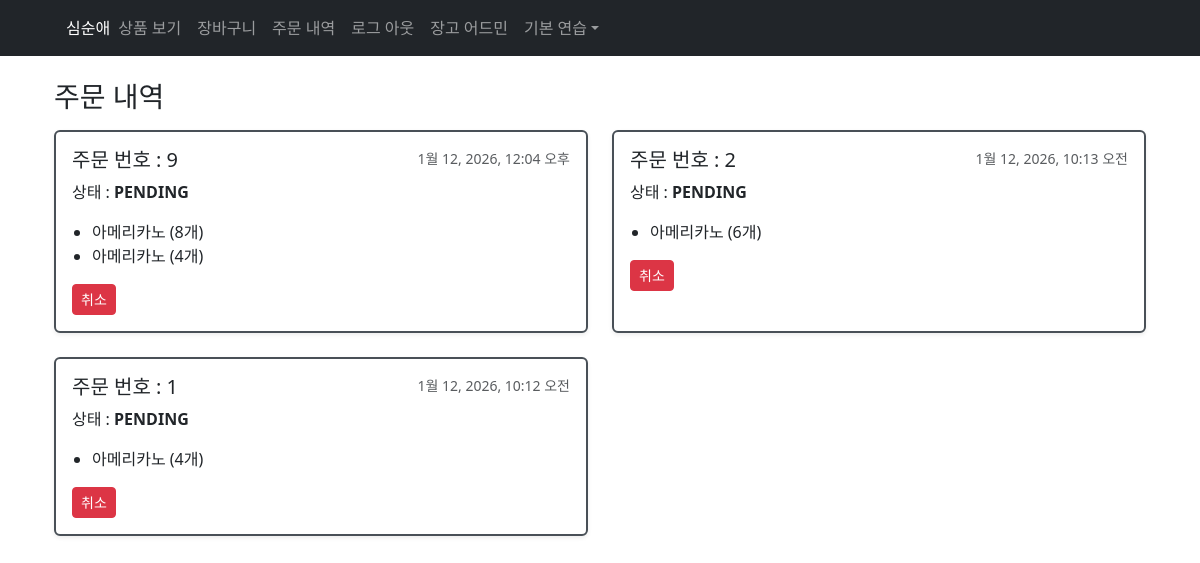
The app's page /order/list/ (signed in) with its own data.
### order/models.py (models this page shows, shortened)
class Order(models.Model):
    class OrderStatus(models.TextChoices):  #'주문 상태' 열거형 상수
        PENDING = 'PENDING', '대기'
        COMPLETED = 'COMPLETED', '완료'
        CANCELED = 'CANCELED', '취소'
    id = models.BigAutoField(primary_key=True)
    member = models.ForeignKey(settings.AUTH_USER_MODEL, on_delete=models.CASCADE, related_name='orders')
    orderdate = models.DateTimeField(auto_now_add=True)
    status = models.CharField(choices=OrderStatus.choices, default=OrderStatus.PENDING, max_length=10)
    def is_completed(self):
        return self.status == self.OrderStatus.COMPLETED
    class Meta:
        db_table = 'orders'

class OrderProduct(models.Model):
    id = models.BigAutoField(primary_key=True)
    order = models.ForeignKey(Order, on_delete=models.CASCADE, related_name='order_products')
    product = models.ForeignKey(Product, on_delete=models.CASCADE, related_name='order_products')
    quantity = models.PositiveIntegerField(default=1)  #주문 수량
    class Meta:
        db_table = 'order_products'

### product/models.py (models this page shows, shortened)
class Product(models.Model):
    id = models.AutoField(primary_key=True)
    name = models.CharField(max_length=255, null=False, blank=False)
    price = models.IntegerField(validators=[MinValueValidator(100)], null=False)
    category = models.CharField(max_length=20, choices=Category.choices, null=False)
    stock = models.IntegerField(validators=[MinValueValidator(10), MaxValueValidator(1000)], null=False)
    image = models.ImageField(upload_to='product_images/')
    description = models.TextField(max_length=1000, null=False, blank=False)
    inputdate = models.DateField(null=True, blank=True)
    class Meta:
        db_table = "products"

### order/views.py (the view)
# urls.py: path('list/', views.order_list, name='order_list'),  #주문 목록 조회
@login_required
def order_list(request): # 주문 목록 조회(GET)
    user = request.user
    role = user.profile.role # ADMIN 또는 USER
    status_filter = [
        Order.OrderStatus.PENDING,
        Order.OrderStatus.COMPLETED,
    ]
    if role == 'ADMIN': # 모든 주문 내역 보기
        orders = Order.objects.filter(
            status__in=status_filter
        ).order_by('-orderdate')
    else: # 일반인은 나의 주문 내역만 보기
        orders = Order.objects.filter(
            member=user,
            status__in=status_filter
        ).order_by('-orderdate')
    context = {
        'orders': orders,
        'role': role,
    }
    return render(request, 'order/order_list.html', context)

### templates/order/order_list.html (shortened to what this page needs)
{% extends "header.html" %}
{% block content %}
<div class="container mt-4">
    <h3 class="mb-3">주문 내역</h3>
    {% if orders %}
        <div class="row">
            {% for order in orders %}
            <div class="col-md-6 mb-4">
                <div class="card h-100 shadow-sm" style="border: 2px solid #495057;">
                    <div class="card-body">
                        <div class="d-flex justify-content-between">
                            <h5 class="card-title">주문 번호 : {{ order.id }}</h5>
                            <small class="text-muted">{{ order.orderdate }}</small>
                        </div>
                        <p class="card-text">
                            상태 : <strong>{{ order.status }}</strong>
                        </p>
                        <ul style="padding-left: 20px;">
                            {% for item in order.order_products.all %}
                            <li>{{ item.product.name }} ({{ item.quantity }}개)</li>
                            {% endfor %}
                        </ul>
                        <div class="d-flex align-items-center">
                            {% if not order.is_completed %}
                                <form method="post" action="{% url 'order:order_cancel' order.id %}" style="display:inline;">
                                    <button type="submit" class="btn btn-danger btn-sm">취소</button>
                                </form>
                            {% endif %}
                        </div>
                    </div>
                </div>
            </div>
            {% endfor %}
        </div>
    {% else %}
        <div class="alert alert-secondary">주문 내역이 없습니다.</div>
    {% endif %}
</div>
{% endblock %}

### templates/header.html (shortened to what this page needs)
 {% load static %}
<!DOCTYPE html>
<html lang="en">
<head>
    <link href="https://cdn.jsdelivr.net/npm/bootstrap@5.3.0/dist/css/bootstrap.min.css" rel="stylesheet">
</head>
<body>
<nav class="navbar navbar-expand-lg navbar-dark bg-dark">
    <div class="container">
        {% if user.is_authenticated %}
            <span class="navbar-text text-white ms-2">{{ user.first_name }}</span>
        {% endif %}
        <div class="collapse navbar-collapse" id="navbarNav">
            <ul class="navbar-nav me-auto">
                <li class="nav-item">
                    <a class="nav-link" href="{% url 'product:product_list' %}">상품 보기</a>
                </li>
                {% if user.is_authenticated %}
                    {% if user.profile.role == 'ADMIN' %}
                        <li class="nav-item">
                            <a class="nav-link" href="#">상품 등록</a>
                        </li>
                        <li class="nav-item">
                            <a class="nav-link" href="{% url 'order:order_list' %}">주문 내역</a>
                        </li>
                    {% elif user.profile.role == 'USER' %}
                        <li class="nav-item">
                            <a class="nav-link" href="{% url 'cart:cart_list' request.user.id %}">장바구니</a>
                        </li>
                        <li class="nav-item">
                            <a class="nav-link" href="{% url 'order:order_list' %}">주문 내역</a>
                        </li>
                    {% endif %}
                    <li class="nav-item">
                        <a class="nav-link" href="{% url 'member:logout' %}">로그 아웃</a>
                    </li>
                {% endif %}
                <li class="nav-item">
                        <a class="nav-link" href="/admin/">장고 어드민</a>
                </li>
                <li class="nav-item dropdown">
                    <a class="nav-link dropdown-toggle" href="#" role="button" data-bs-toggle="dropdown">기본 연습</a>
                </li>
            </ul>
        </div>
    </div>
</nav>
<div class="container mt-4">
    {% block content %}{% endblock %}
</div>
</body>
</html>

### records on screen
Order: id "9", orderdate "1월 12, 2026, 12:04 오후", status "PENDING", shows "취소"
OrderProduct: product.name "아메리카노", quantity "8"
OrderProduct: product.name "아메리카노", quantity "4"
Order: id "2", orderdate "1월 12, 2026, 10:13 오전", status "PENDING", shows "취소"
OrderProduct: product.name "아메리카노", quantity "6"
Order: id "1", orderdate "1월 12, 2026, 10:12 오전", status "PENDING", shows "취소"
OrderProduct: product.name "아메리카노", quantity "4"

### other values on screen
{{ user.first_name }} "심순애"
